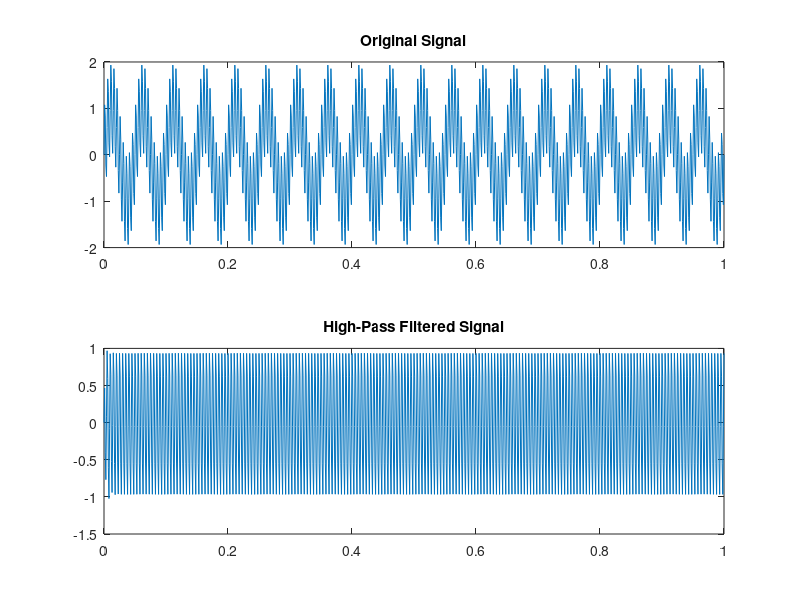

Source code (MATLAB):
% Parameters
Fs = 1000;           % Sampling frequency (Hz)
Fc = 100;            % Cutoff frequency (Hz)
order = 4;           % Filter order

% Design high-pass Butterworth filter
[b, a] = butter(order, Fc/(Fs/2), 'high');

% Sample signal
t = 0:1/Fs:1;
x = sin(2*pi*20*t) + sin(2*pi*200*t);  % Mixed signal

% Apply filter
y = filter(b, a, x);

% Plot
figure;
subplot(2,1,1); plot(t, x); title('Original Signal');
subplot(2,1,2); plot(t, y); title('High-Pass Filtered Signal');
